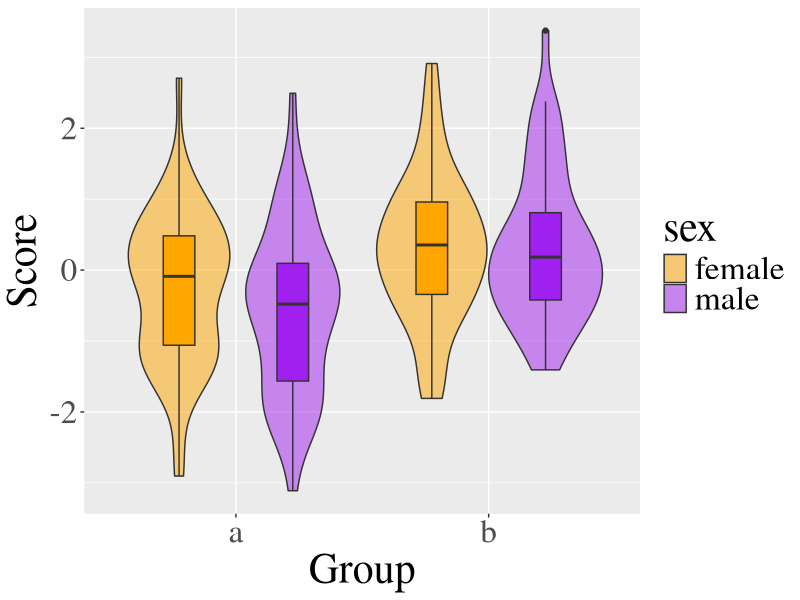

R code for this plot: (Note: this script raises an error after producing the figure.)
## ---- chunk 1
library(tidyverse)
## ---- chunk 2

two_sample <- function(diff = 0.5, n_per_group = 20) {
  tibble(Y = c(rnorm(n_per_group, -.5 * diff, sd = 1),
               rnorm(n_per_group, .5 * diff, sd = 1)),
         grp = factor(rep(c("a", "b"), each = n_per_group)),
         sex = factor(rep(c("female", "male"), times = n_per_group))
  ) %>%
    mutate(
      grp_e = recode(grp, "a" = -0.5, "b" = 0.5),
      sex_e = recode(sex, "female" = -0.5, "male" = 0.5)
    )
}
## ---- chunk 3
set.seed(90210)

dat <- two_sample(diff = 0.75, n_per_group = 100)

## ---- chunk 4
dat %>%
  group_by(grp, sex) %>%
  summarise(n = n(),
            Mean = mean(Y),
            SD = sd(Y)) %>%
  rename(group = grp) %>%
  mutate_if(is.numeric, round, 3) %>%
  knitr::kable()
## ---- chunk 5
ggplot(dat, aes(grp, Y, fill = sex)) +
  geom_violin(alpha = 0.5) +
  geom_boxplot(width = 0.25, 
               position = position_dodge(width = 0.9),
               show.legend = FALSE) +
  scale_fill_manual(values = c("orange", "purple")) +
  xlab("Group") +
  ylab("Score") +
  theme(text = element_text(size = 30, family = "Times"))
## ---- chunk 6
grp_lm <- lm(Y ~ grp_e * sex_e, data = dat)

stats <- grp_lm %>%
  broom::tidy() %>%
  mutate_if(is.numeric, round, 3)

## ---- chunk 7
stats$p.value[2]
## ---- chunk 8
grp_stats <- filter(stats, term == "grp_e")
sex_stats <- filter(stats, term == "sex_e")
ixn_stats <- filter(stats, term == "grp_e:sex_e")
## ---- chunk 9
grp_stats$p.value
sex_stats$statistic
ixn_stats$estimate
## ---- chunk 10
report_p <- function(p, digits = 3) {
  if (!is.numeric(p)) stop("p must be a number")
  if (p <= 0) warning("p-values are normally greater than 0")
  if (p >= 1) warning("p-values are normally less than 1")
  
  if (p < .001) {
    reported = "p < .001"
  } else {
    roundp <- round(p, digits)
    fmt <- paste0("p = %.", digits, "f")
    reported = sprintf(fmt, roundp)
  }
  
  reported
}
## ---- chunk 11
s <- summary(grp_lm)

# calculate p value from fstatistic
fstat.p <- pf(s$fstatistic[1], 
              s$fstatistic[2], 
              s$fstatistic[3], 
              lower=FALSE)

adj_r <- sprintf(
  "The regression equation had an adjusted $R^{2}$ of %.3f ($F_{(%i, %i)}$ = %.3f, %s).",
  round(s$adj.r.squared, 3),
  s$fstatistic[2],
  s$fstatistic[3],
  round(s$fstatistic[1], 3),
  report_p(fstat.p, 3)
)
## ---- chunk 12
citation(package="rmarkdown")
